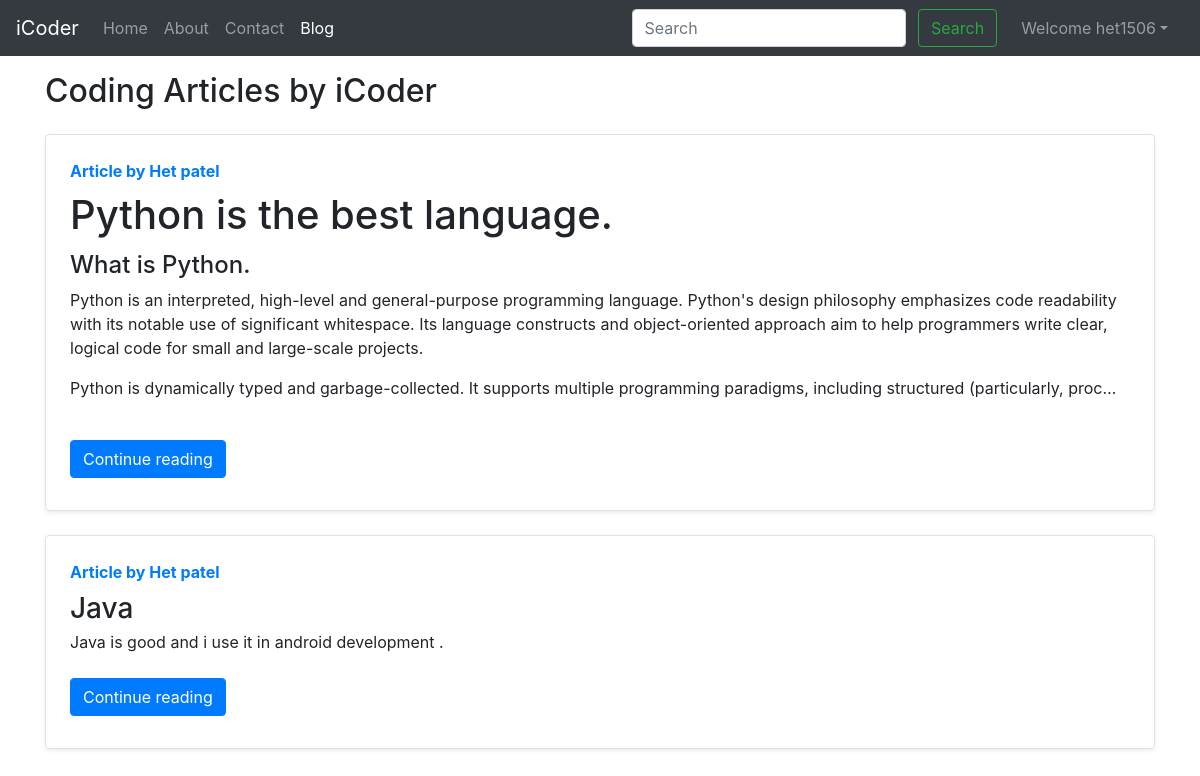
Page /blog/ (signed in) on the committed database.
### blog/models.py (models this page shows, shortened)
class Post(models.Model):
    sno=models.AutoField(primary_key=True)
    title=models.CharField(max_length=255)
    author=models.CharField(max_length=14)
    slug=models.CharField(max_length=130)
    timeStamp=models.DateTimeField(blank=True)
    content=models.TextField()

### blog/views.py (the view)
# urls.py: path('', views.bloghome, name='bloghome'),
def bloghome(request):
    allPosts= Post.objects.all()
    context={'allPosts': allPosts}
    return render(request, "blog/bloghome.html", context)

### templates/blog/bloghome.html (shortened to what this page needs)
{% extends 'base.html' %}
{% block blogactive %} active {% endblock blogactive %}
{% block body %}
<div class="container my-3">
    <h2>Coding Articles by iCoder</h2>
    {% for post in allPosts  %}
    <div class="row no-gutters border rounded overflow-hidden flex-md-row mb-4 shadow-sm h-md-250 my-4 position-relative">
        <div class="col p-4 d-flex flex-column position-static">
            <strong class="d-inline-block mb-2 text-primary">Article  by {{post.author|safe}}</strong>
            <h3 class="mb-0">{{post.title|safe}}</h3>
            <p class="card-text mb-auto"><div class="preview">{{post.content|safe |truncatechars:500}}</div></p>
            <div class="my-2">
            	<a href="/blog/{{post.slug}}" role="button" class="btn btn-primary">Continue reading</a>
            </div>
        </div>
        </div>
        {% endfor %}
    </div>
 {% endblock %}

### templates/base.html (shortened to what this page needs)
<!doctype html>
<html lang="en">
  <head>
    <link rel="stylesheet" href="https://stackpath.bootstrapcdn.com/bootstrap/4.5.2/css/bootstrap.min.css">
  </head>
  <body>
    <nav class="navbar navbar-expand-lg navbar-dark bg-dark">
        <a class="navbar-brand" href="/">iCoder</a>
        <div class="collapse navbar-collapse" id="navbarSupportedContent">
          <ul class="navbar-nav mr-auto">
            <li class="nav-item {% block homeactive %}  {% endblock homeactive %}">
              <a class="nav-link" href="/">Home <span class="sr-only">(current)</span></a>
            </li>
            <li class="nav-item {% block aboutactive %}  {% endblock aboutactive %}" >
              <a class="nav-link" href="/about">About</a>
            </li>
            <li class="nav-item {% block contactactive %}  {% endblock contactactive %} ">
              <a class="nav-link" href="/contact">Contact</a>
            </li>
            <li class="nav-item {% block blogactive %}  {% endblock blogactive %} ">
              <a class="nav-link" href="/blog">Blog</a>
            </li>
          </ul>
          <div class="ml-auto form-inline ">
          <form method="get" action="/search"class="my-2 my-lg-0 mx-3">
            <input class="form-control mr-sm-2" type="search" placeholder="Search" aria-label="Search" name="query" id="query">
            <button class="btn btn-outline-success my-2 my-sm-0 " type="submit">Search</button>
          </form>
{% if user.is_authenticated %}
<ul class="navbar-nav mr-2">
<li class="nav-item dropdown">
<a class="nav-link dropdown-toggle" href='#' id="navbarDropdown" role="button" data-toggle="dropdown"> Welcome {{request.user}}</a>
      </li>
      </ul>
      </div>
{% endif %}
        </div>
      </nav>
      {% block body %}  {% endblock body %}
  </body>
</html>

### rows in the picture
Post: author "Het patel", title "Python is the best language.", content "What is Python. Python is an interpreted, high-level and general-purpose programming language. Python's design philosophy emphasizes code readability with its notable use of significant whitespace. Its language constructs and object-oriented approach aim to help programmers write clear, logical code for small and large-scale projects. Python is dynamically typed and garbage-collected. It supports multiple programming paradigms, including structured (particularly, proc…"
Post: author "Het patel", title "Java", content "Java is good and i use it in android development ."

### other values in the picture
{{ request.user }} "het1506"
